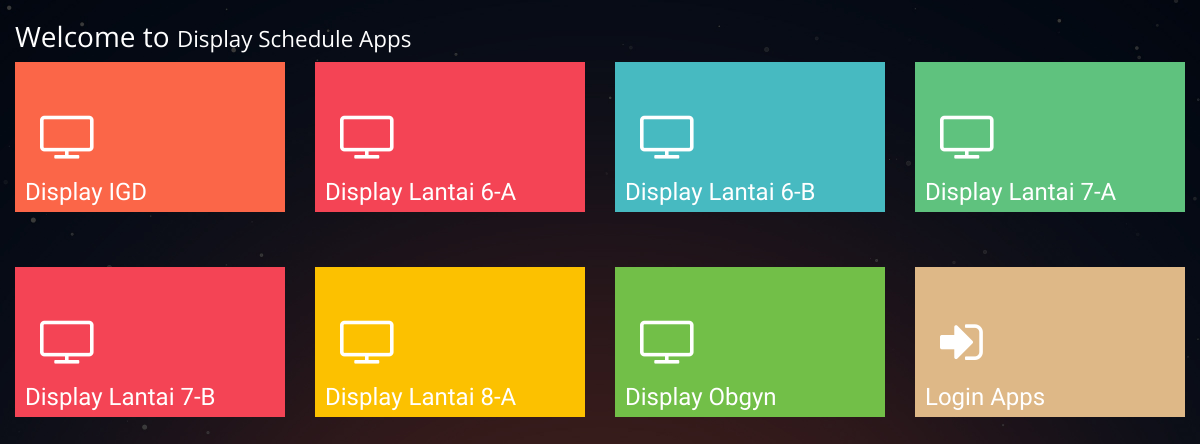
Before: / with the older database file.
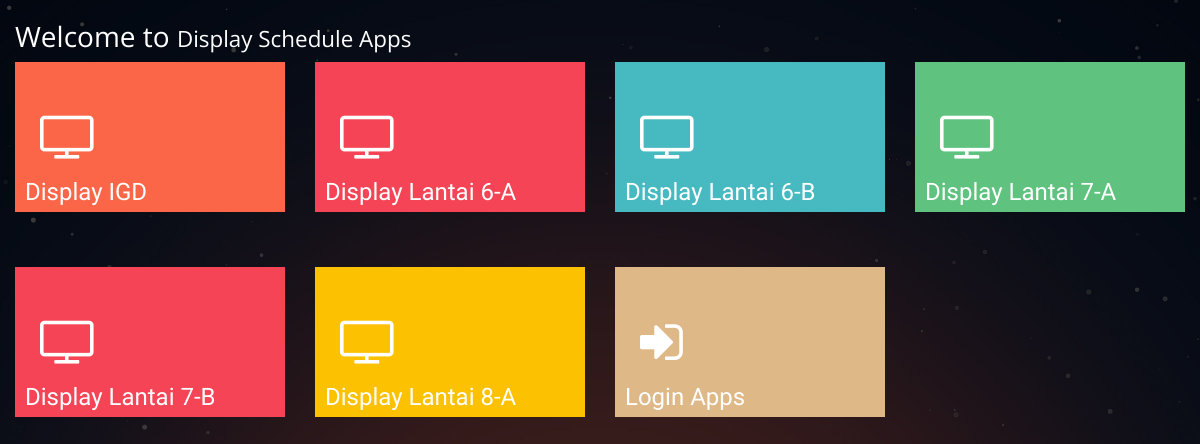
After: the same page with the newer database file.
### tables this page shows
CREATE TABLE `plasma` (
  `id` int(11) NOT NULL,
  `name` varchar(225) NOT NULL,
  `title` varchar(225) NOT NULL,
  `url` varchar(50) NOT NULL,
  `is_doctor_of_dutty` int(11) NOT NULL,
  `is_specialist_doctor` int(11) NOT NULL,
  `is_nurse` int(11) NOT NULL,
  `is_pic_nurse` int(11) NOT NULL,
  `is_administration` int(1) NOT NULL DEFAULT 1,
  `is_image_slide` int(11) NOT NULL,
  `is_active` int(11) NOT NULL,
  `type_id` int(11) NOT NULL
);

### application/controllers/Home.php (called while the page is built, shortened)
<?php
class Home extends CI_Controller
{
	public function __construct()
    {
		$this->load->model('m_login');
		$this->load->model('m_main');
		$this->load->model('m_display');
    }
	public function index()
	{
		$data['title'] = 'Halaman Home - Hospital Information';
		$data['plasma'] = $this->m_main->getWhere('plasma','is_active=1');
        $data['setting'] = $this->m_display->getWhere('setting', 'is_active=1');
		$this->load->view('_partials/header', $data);
		$this->load->view('home', $data);
		$this->load->view('_partials/footer');
	}
}

### index.php (called while the page is built, shortened)
<?php
require_once BASEPATH.'core/CodeIgniter.php';

### application/models/M_main.php (called while the page is built, shortened)
<?php
class M_main extends CI_Model
{
    function getWhere($table, $where)
    {
        $this->db->from($table);
        $this->db->where($where);
        $query = $this->db->get();
        return $query->result();
    }
}

### application/views/home.php (the view, shortened to what this page needs)
<div class="row">
    <div class="col-lg-12">
        <h1 class="page-header" style="color:#fff;">Welcome to
            <small>Display Schedule Apps</small>
        </h1>
    </div>
</div>
<div class="row">
    <?php
    $background = array('light-red', 'bg-danger', 'bg-primary', 'bg-success', 'bg-danger', 'bg-warning', 'green', 'light-orange', 'purple', 'blue');
    $no = 0;
    foreach ($plasma as $pl) {
        ?>
        <div class="col-lg-3 col-md-6 col-sm-6 portfolio-item">
            <div class="menu-item <?= $background[$no] ?>" style="height:150px;">
                <a href="<?php echo base_url('display/') . $pl->url ?>" target="blank">
                    <i class="fa fa-television" aria-hidden="true"></i>
                    <p style="text-align:left;font-size:24px;padding-left:5px;">Display <?= $pl->name ?></p>
                </a>
            </div>
        </div>
        <?php $no++;
    } ?>
    <div class="col-lg-3 col-md-3 col-sm-6 portfolio-item">
        <div class="menu-item burlywood" style="height:150px;">
            <a href="#myModal" class="trigger-btn" data-toggle="modal">
                <i class="fa fa-sign-in" aria-hidden="true"></i>
                <p style="text-align:left;font-size:24px;padding-left:5px;">Login Apps</p>
            </a>
        </div>
    </div>
</div>

Changed rows visible on the page:
no longer on this page (row edited): plasma: name "Obgyn"
